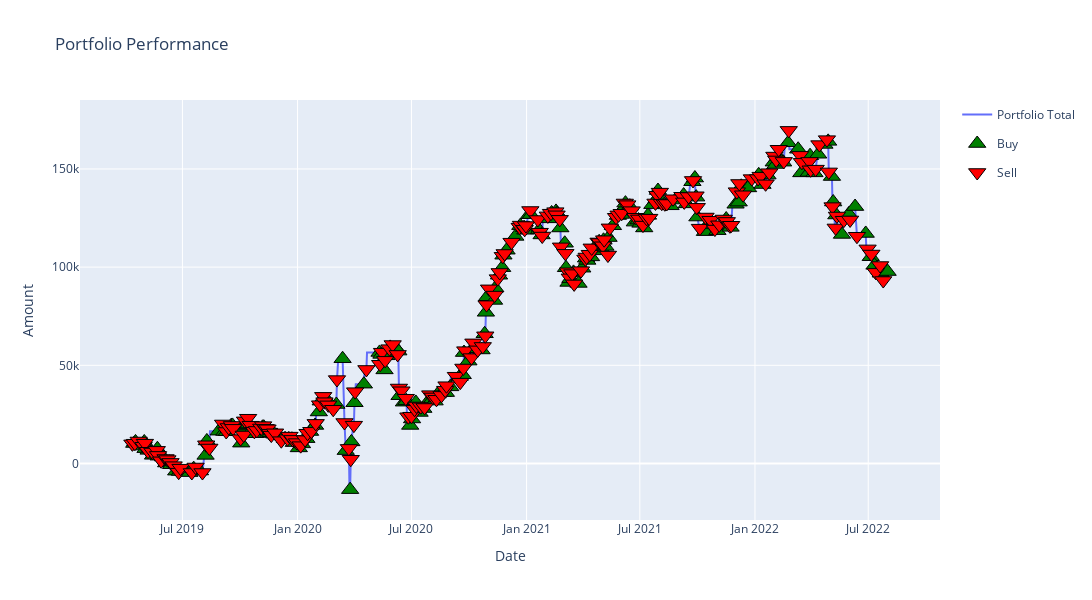

Write notebook code for a chart like this one.
### Code cell
plot_portfolio(xgb_ptf)

### Figure 1 — Plotly figure (JSON) as saved in the notebook; plotly's stock layout.template omitted (floating-point values rounded to 4 significant figures; data arrays with more than 128 entries replaced by an {"elided": "..."} marker saying what was removed)
{"data": [{"hovertemplate": "variable=Portfolio Total<br>date=%{x}<br>value=%{y}<extra></extra>", "legendgroup": "Portfolio Total", "line": {"color": "#636efa", "dash": "solid"}, "marker": {"symbol": "circle"}, "mode": "lines", "name": "Portfolio Total", "orientation": "v", "showlegend": true, "type": "scatter", "x": {"elided": "836 str values"}, "xaxis": "x", "y": {"elided": "836 float values"}, "yaxis": "y"}, {"hovertemplate": "variable=Buy<br>date=%{x}<br>value=%{y}<extra></extra>", "legendgroup": "Buy", "marker": {"color": "green", "line": {"color": "black", "width": 1}, "size": 15, "symbol": "triangle-up"}, "mode": "markers", "name": "Buy", "orientation": "v", "showlegend": true, "type": "scatter", "x": {"elided": "195 str values"}, "xaxis": "x", "y": {"elided": "195 float values"}, "yaxis": "y"}, {"hovertemplate": "variable=Sell<br>date=%{x}<br>value=%{y}<extra></extra>", "legendgroup": "Sell", "marker": {"color": "red", "line": {"color": "black", "width": 1}, "size": 15, "symbol": "triangle-down"}, "mode": "markers", "name": "Sell", "orientation": "v", "showlegend": true, "type": "scatter", "x": {"elided": "195 str values"}, "xaxis": "x", "y": {"elided": "195 float values"}, "yaxis": "y"}], "layout": {"height": 600, "title": {"text": "Portfolio Performance"}, "width": 1200, "xaxis": {"title": {"text": "Date"}}, "yaxis": {"title": {"text": "Amount"}}}}
